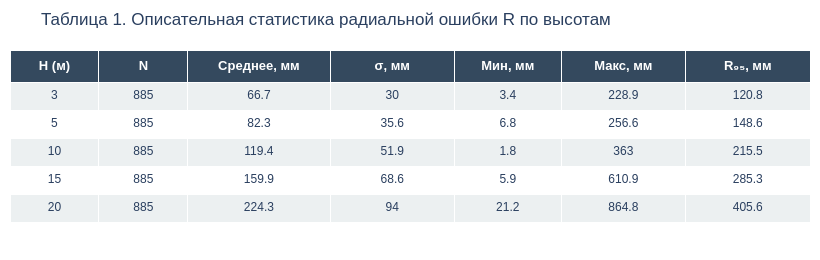

Here is the notebook cell this chart was saved with:
### Markdown cell above
### Описательная статистика

Для первичной характеристики выборки вычислим основные числовые показатели радиальной ошибки $R$ в каждой высотной группе: объём подвыборки $N$, среднее $\bar{R}$, стандартное отклонение $\sigma$, минимум, максимум и 95-й процентиль $R$

### Code cell
desc = (
    df.groupby("H", sort=True)["R"]
    .agg(
        N="count",
        Среднее="mean",
        Ст_откл="std",
        Минимум="min",
        Максимум="max",
        P95=lambda x: x.quantile(0.95)
    )
    .round(1)
)
desc.index.name = "H (м)"
desc.columns = ["N", "Среднее, мм", "σ, мм", "Мин, мм", "Макс, мм", "R₉₅, мм"]

fig = go.Figure(data=[go.Table(
    columnwidth=[50, 50, 80, 70, 60, 70, 70],
    header=dict(
        values=["<b>H (м)</b>"] + [f"<b>{c}</b>" for c in desc.columns],
        fill_color="#34495e", font=dict(color="white", size=13),
        align="center", height=32,
    ),
    cells=dict(
        values=[desc.index.tolist()] + [desc[c].tolist() for c in desc.columns],
        fill_color=[["#ecf0f1", "#ffffff"] * 3],
        font=dict(size=12), align="center", height=28,
    )
)])
fig.update_layout(
    title="Таблица 1. Описательная статистика радиальной ошибки R по высотам",
    width=820, height=260, margin=dict(l=10, r=10, t=50, b=10),
    font=dict(family="Arial"),
)
ALL_FIGS.append(("fig_desc_table", fig))
fig.show()

n_per_h = len(df) // df["H"].nunique()
n_days = df["date"].nunique()
print(f"{n_per_h} измерений на высоту: {n_days} дней × 5 точек × 3 повтора = {n_per_h}")

print("\nОписательная статистика непрерывных ковариат:")
for col, unit in [("V", "м/с"), ("gusts", "м/с"), ("cloud", "%"), ("sat", "шт.")]:
    vals = df[col].dropna()
    print(f"  {col}: среднее = {vals.mean():.1f} {unit}, σ = {vals.std():.1f}, "
          f"диапазон [{vals.min():.1f} – {vals.max():.1f}]")

### Figure 1 — Plotly figure (JSON) as saved in the notebook; plotly's stock layout.template omitted (floating-point values rounded to 4 significant figures)
{"data": [{"cells": {"align": "center", "fill": {"color": [["#ecf0f1", "#ffffff", "#ecf0f1", "#ffffff", "#ecf0f1", "#ffffff"]]}, "font": {"size": 12}, "height": 28, "values": [[3, 5, 10, 15, 20], [885, 885, 885, 885, 885], [66.7, 82.3, 119.4, 159.9, 224.3], [30, 35.6, 51.9, 68.6, 94], [3.4, 6.8, 1.8, 5.9, 21.2], [228.9, 256.6, 363, 610.9, 864.8], [120.8, 148.6, 215.5, 285.3, 405.6]]}, "columnwidth": [50, 50, 80, 70, 60, 70, 70], "header": {"align": "center", "fill": {"color": "#34495e"}, "font": {"color": "white", "size": 13}, "height": 32, "values": ["<b>H (м)</b>", "<b>N</b>", "<b>Среднее, мм</b>", "<b>σ, мм</b>", "<b>Мин, мм</b>", "<b>Макс, мм</b>", "<b>R₉₅, мм</b>"]}, "type": "table"}], "layout": {"font": {"family": "Arial"}, "height": 260, "margin": {"b": 10, "l": 10, "r": 10, "t": 50}, "title": {"text": "Таблица 1. Описательная статистика радиальной ошибки R по высотам"}, "width": 820}}
